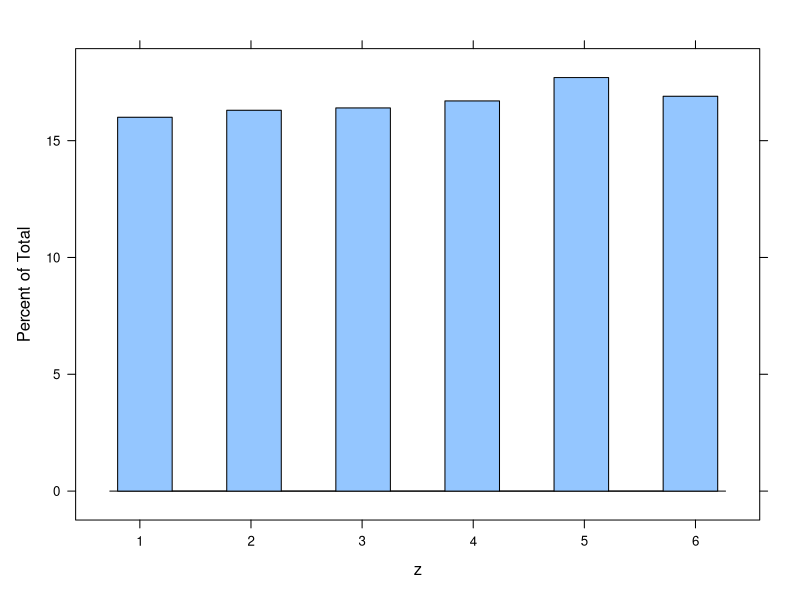

Reproduce this figure in R.
## ---- chunk 1
knitr::opts_chunk$set(message = FALSE)
## ---- chunk 2
n = 1000
x = runif(n = n, 0, 10)
e = rnorm(n=100, mean = 0, sd = 1)
y = 2+3*x + e
## ---- chunk 3
lm(y~x)
## ---- chunk 4
n = 1000
x1 = runif(n = n, 0, 10)
x2 = runif(n = n, 0, 10)
e = rnorm(n=100, mean = 0, sd = 2)
y= 2 + 3*x1 + 4*x2 + e
lm(y~x1)
lm(y~x2)

#The coefficients that they simulated are extremely close to the correct 3 and 4 coefficients in the problem. That means that the linear model is fitting the data accurately and extremely well.#
## ---- chunk 5
library(lattice)
n = 1000
z <-sample(6, n, replace = TRUE)
mean(z)
histogram(z)


## ---- chunk 6
n = 1000
x = runif(n = n, -1, 1)
t <- x
## ---- chunk 7
n = 1000
y = runif(n = n, -1, 1)
s <- y
## ---- chunk 8
z <- sum(s^2+t^2 < 1) +  sum(s^2+t^2 == 1)
## ---- chunk 9
4*(z/1000)
## ---- chunk 10
n = 10000000
x = runif(n = n, -1, 1)
t <- x
n = 10000000
y = runif(n = n, -1, 1)
s <- y
z <- sum(s^2+t^2 < 1) +  sum(s^2+t^2 == 1)
4*(z/10000000)

